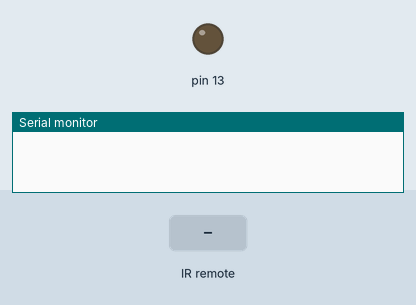
Bench run of a sketch on a simulated Arduino Uno, built with avr-gcc and run on an emulated ATmega328P. On the bench: output pins drawn as LEDs (lit = HIGH), the last lines printed to the serial monitor. Inputs (shaded band) come from the test bench.

Above: at 1.2 s.
1.3 s: infrared code 0xFF6897 received
At 2.1 s:
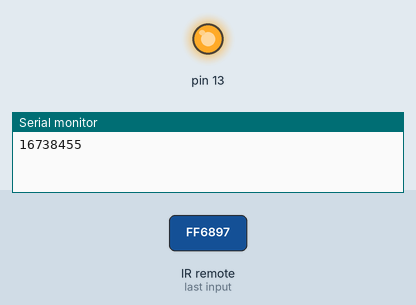
Timing chart, 0 to 4.3 s (numbered marks = the images above; inputs shaded):
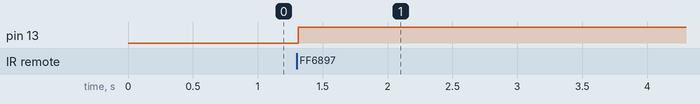

The sketch:

ArduinoRemote.ino
```cpp
#include <IRremote.h>

int IRpin = 11;
IRrecv irrecv(IRpin);
decode_results results;


void setup()
{
  Serial.begin(9600);
  irrecv.enableIRIn(); // Start the receiver
  pinMode(13, OUTPUT);


}
void loop()

{
  if (irrecv.decode(&results))
  {
    Serial.println(results.value); // Print the Serial 'results.value'
    delay(10);
    if (results.value==0xFF6897) {
      digitalWrite(13, HIGH);
    }
    else
      digitalWrite(13, LOW);
    irrecv.resume();   // Receive the next value
  }
}
```

Measured:
- after the input at 1.3 s, pin 13: LOW → HIGH at once
